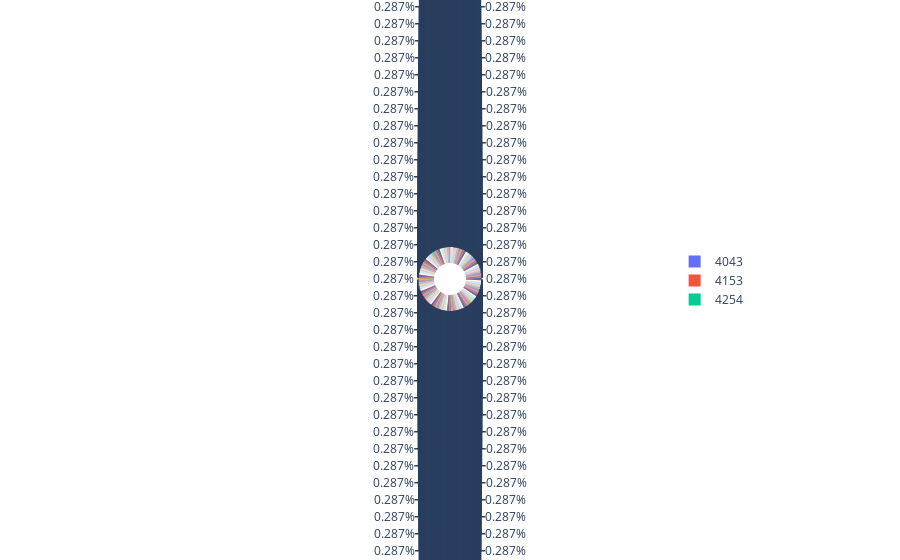

Source (notebook cell):
### Code cell
import plotly.offline as pyo
import plotly.graph_objs as go
lowerdf1 = df.groupby('lower').size()/df['lower'].count()*100
labels = lowerdf1.index
values = lowerdf1.values

# Use `hole` to create a donut-like pie chart
fig = go.Figure(data=[go.Pie(labels=labels, values=values, hole=.5)])
fig.show()

### Figure 1 — Plotly figure (JSON) as saved in the notebook; plotly's stock layout.template omitted (floating-point values rounded to 4 significant figures; data arrays with more than 128 entries replaced by an {"elided": "..."} marker saying what was removed)
{"data": [{"hole": 0.5, "labels": {"elided": "348 int values"}, "type": "pie", "values": {"elided": "348 float values"}}], "layout": {"autosize": true}}
